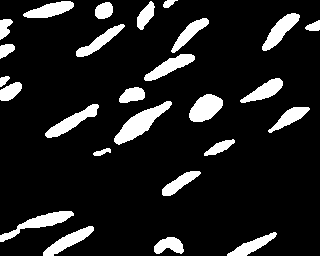
#> input picture DATA/train/0bf33d3db4282d918ec3da7112d0bf0427d4eafe74b3ee0bb419770eefe8d7d6/images/mask.png, 320 x 256 px
$ jupyter execute --allow-errors 'Simple image processing.ipynb'
#> lines starting #> are read from the running program, lines starting #| are printed output that depends on the picture; after the words box and inside, x2 and y2 are one past the last pixel; in counts of white or black regions, pixels touching at a corner belong together
#> `mask = imageio.imread(mask_path)`: mask: shape (256, 320); 12.4% white; 26 white regions, largest, box (x1, y1, x2, y2) and area: (114, 101, 172, 145) 915, (0, 211, 74, 242) 676, (189, 94, 223, 122) 653
[cell 1]
import pathlib
import imageio
import numpy as np


#THIS FUNCTION CREATES THE FULL MASKS IN THE DATA - USE ONLY ONCE, IT IS LONG.

folders = []

p = pathlib.Path("DATA/train/")

#Looking for all the folders existing in train folder
for i in p.glob('*'):

    path = "DATA/train/"
    path += i.name;

    f_path = pathlib.Path(path)
    folders.append(f_path)


#> (the rest of this cell did not finish here and is left out)

[cell 2]
import pathlib
import imageio
import numpy as np
import time
import pandas as pd
import os
import matplotlib.pyplot as plt


folders = []
training_set = dict()
idx = 0

p = pathlib.Path("DATA/train/")

#Looking for all the folders existing in train folder
for i in p.glob('*'):

    path = "DATA/train/"
    path += i.name;

    f_path = pathlib.Path(path)
    folders.append(f_path)


#> (the rest of this cell did not finish here and is left out)

[cell 3]
import pathlib
import imageio
import numpy as np
import time
import pandas as pd

# Glob the training data and load a single image path
training_paths = pathlib.Path('DATA/train').glob('*/images/*.png')
training_sorted = sorted([x for x in training_paths])

#> (the rest of this cell did not finish here and is left out)

#> (a cell that did not finish here is left out)

[cell 5]
# Now, let's plot the data
import matplotlib.pyplot as plt

plt.figure(figsize=(10,4))

plt.subplot(1,2,1)
#> (the rest of this cell did not finish here and is left out)

[cell 6]
from skimage.filters import threshold_otsu


#> (the rest of this cell did not finish here and is left out)

[cell 7]
from scipy import ndimage
labels, nlabels = ndimage.label(mask)
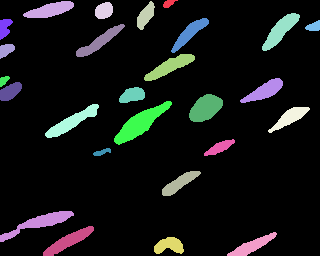
#> labels: shape (256, 320) int32; 27 distinct labels, from 0 to 26; one colour per label, 0 black
#> nlabels = 26

label_arrays = []
for label_num in range(1, nlabels+1):
    label_mask = np.where(labels == label_num, 1, 0)
    label_arrays.append(label_mask)
#> this loop made 26 passes
#> pass 1, `label_mask = np.where(labels == label_num, 1, 0)`:
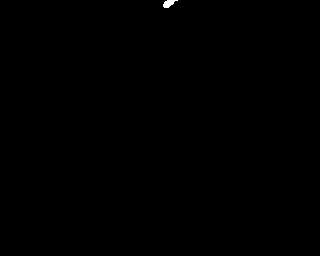
#> label_mask: shape (256, 320) int64; values 0 (black) and 1 (white), 0.09% white; 1 white region, box (x1, y1, x2, y2) and area: (163, 0, 178, 8) 71
#> pass 2, `label_mask = np.where(labels == label_num, 1, 0)`:
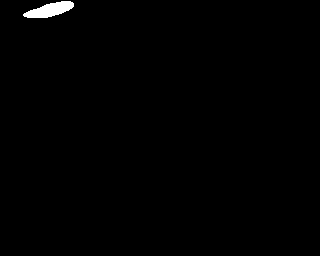
#> label_mask: shape (256, 320) int64; values 0 (black) and 1 (white), 0.63% white; 1 white region, box (x1, y1, x2, y2) and area: (23, 1, 74, 18) 516
#> pass 3, `label_mask = np.where(labels == label_num, 1, 0)`:
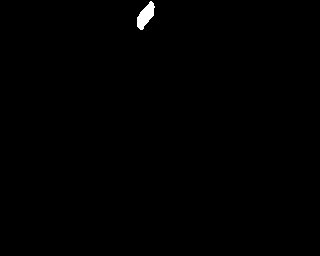
#> label_mask: shape (256, 320) int64; values 0 (black) and 1 (white), 0.35% white; 1 white region, box (x1, y1, x2, y2) and area: (137, 1, 155, 30) 287
#> after the loop, label_arrays = 26 items

print('There are {} separate components / objects detected.'.format(nlabels))
#| There are 26 separate components / objects detected.

[cell 8]
# Create a random colormap
from matplotlib.colors import ListedColormap
rand_cmap = ListedColormap(np.random.rand(256,3))

labels_for_display = np.where(labels > 0, labels, np.nan)
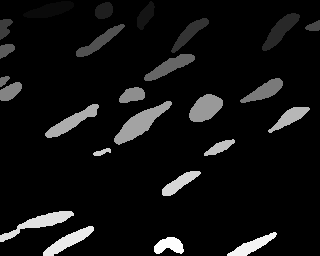
#> labels_for_display: shape (256, 320) float64; 87.65% of the values are NaN or infinite; the others: min 1, max 26, mean 14.6; drawn with min black, max white, NaN and infinite black
#> (the rest of this cell did not finish here and is left out)
